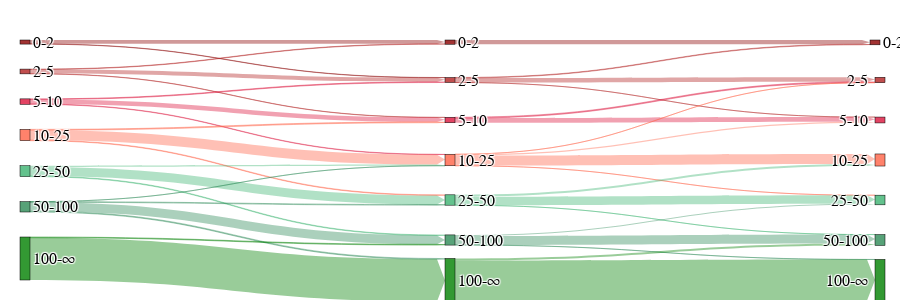
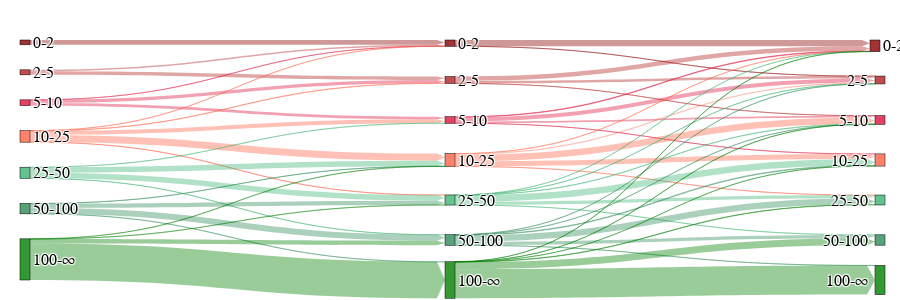

These figures' notebook cell, in order:
### Code cell
color_map = {
   '0-2': 'rgba(139, 0, 0, 0.8)',       # dark red
    '2-5': 'rgba(178, 34, 34, 0.8)',     # firebrick
    '5-10': 'rgba(220, 20, 60, 0.8)',    # crimson
    '10-25': 'rgba(255, 99, 71, 0.8)',   # tomato
    '25-50': 'rgba(60, 179, 113, 0.8)',  # medium sea green
    '50-100': 'rgba(46, 139, 87, 0.8)',  # sea green
    '100-∞': 'rgba(0, 128, 0, 0.8)'    # green
}
make_sankey_for_scenario('B2', 'Lower Bound', color_map)
make_sankey_for_scenario('A2', 'Upper Bound', color_map)

### Figure 1 — Plotly figure (JSON) as saved in the notebook; plotly's stock layout.template omitted (floating-point values rounded to 4 significant figures)
{"data": [{"arrangement": "fixed", "link": {"arrowlen": 8, "color": ["rgba(139, 0, 0, 0.4)", "rgba(139, 0, 0, 0.4)", "rgba(178, 34, 34, 0.4)", "rgba(178, 34, 34, 0.4)", "rgba(178, 34, 34, 0.4)", "rgba(220, 20, 60, 0.4)", "rgba(220, 20, 60, 0.4)", "rgba(220, 20, 60, 0.4)", "rgba(255, 99, 71, 0.4)", "rgba(255, 99, 71, 0.4)", "rgba(255, 99, 71, 0.4)", "rgba(60, 179, 113, 0.4)", "rgba(60, 179, 113, 0.4)", "rgba(60, 179, 113, 0.4)", "rgba(46, 139, 87, 0.4)", "rgba(46, 139, 87, 0.4)", "rgba(46, 139, 87, 0.4)", "rgba(46, 139, 87, 0.4)", "rgba(0, 128, 0, 0.4)", "rgba(0, 128, 0, 0.4)", "rgba(139, 0, 0, 0.4)", "rgba(178, 34, 34, 0.4)", "rgba(178, 34, 34, 0.4)", "rgba(178, 34, 34, 0.4)", "rgba(220, 20, 60, 0.4)", "rgba(220, 20, 60, 0.4)", "rgba(255, 99, 71, 0.4)", "rgba(255, 99, 71, 0.4)", "rgba(255, 99, 71, 0.4)", "rgba(255, 99, 71, 0.4)", "rgba(60, 179, 113, 0.4)", "rgba(60, 179, 113, 0.4)", "rgba(60, 179, 113, 0.4)", "rgba(46, 139, 87, 0.4)", "rgba(46, 139, 87, 0.4)", "rgba(46, 139, 87, 0.4)", "rgba(0, 128, 0, 0.4)", "rgba(0, 128, 0, 0.4)"], "source": [0, 0, 1, 1, 1, 2, 2, 2, 3, 3, 3, 4, 4, 4, 5, 5, 5, 5, 6, 6, 7, 8, 8, 8, 9, 9, 10, 10, 10, 10, 11, 11, 11, 12, 12, 12, 13, 13], "target": [7, 8, 7, 8, 9, 8, 9, 10, 9, 10, 11, 10, 11, 12, 10, 11, 12, 13, 12, 13, 14, 14, 15, 16, 15, 16, 15, 16, 17, 18, 17, 18, 19, 18, 19, 20, 19, 20], "value": [93, 7, 11, 100, 6, 17, 107, 10, 22, 242, 14, 29, 223, 15, 1, 17, 215, 21, 19, 1033, 104, 14, 109, 1, 24, 111, 1, 32, 248, 1, 47, 206, 1, 29, 217, 3, 49, 1005]}, "node": {"align": "right", "color": ["rgba(139, 0, 0, 0.8)", "rgba(178, 34, 34, 0.8)", "rgba(220, 20, 60, 0.8)", "rgba(255, 99, 71, 0.8)", "rgba(60, 179, 113, 0.8)", "rgba(46, 139, 87, 0.8)", "rgba(0, 128, 0, 0.8)", "rgba(139, 0, 0, 0.8)", "rgba(178, 34, 34, 0.8)", "rgba(220, 20, 60, 0.8)", "rgba(255, 99, 71, 0.8)", "rgba(60, 179, 113, 0.8)", "rgba(46, 139, 87, 0.8)", "rgba(0, 128, 0, 0.8)", "rgba(139, 0, 0, 0.8)", "rgba(178, 34, 34, 0.8)", "rgba(220, 20, 60, 0.8)", "rgba(255, 99, 71, 0.8)", "rgba(60, 179, 113, 0.8)", "rgba(46, 139, 87, 0.8)", "rgba(0, 128, 0, 0.8)"], "label": ["0-2 ", "2-5 ", "5-10 ", "10-25 ", "25-50 ", "50-100 ", "100-∞ ", "0-2 ", "2-5 ", "5-10 ", "10-25 ", "25-50 ", "50-100 ", "100-∞ ", "0-2 ", "2-5 ", "5-10 ", "10-25 ", "25-50 ", "50-100 ", "100-∞ "], "line": {"color": "black", "width": 0.5}, "pad": 25, "thickness": 10, "x": [0, 0, 0, 0, 0, 0, 0, 0.5, 0.5, 0.5, 0.5, 0.5, 0.5, 0.5, 1, 1, 1, 1, 1, 1, 1], "y": [0, 0.1667, 0.3333, 0.5, 0.6667, 0.8333, 1, 0, 0.1667, 0.3333, 0.5, 0.6667, 0.8333, 1, 0, 0.1667, 0.3333, 0.5, 0.6667, 0.8333, 1]}, "type": "sankey"}], "layout": {"font": {"color": "black", "family": "Arial", "size": 16}, "height": 300, "margin": {"b": 20, "l": 20, "r": 20, "t": 40}, "width": 900}}

### Figure 2 — Plotly figure (JSON) as saved in the notebook; plotly's stock layout.template omitted (floating-point values rounded to 4 significant figures)
{"data": [{"arrangement": "fixed", "link": {"arrowlen": 8, "color": ["rgba(139, 0, 0, 0.4)", "rgba(178, 34, 34, 0.4)", "rgba(178, 34, 34, 0.4)", "rgba(220, 20, 60, 0.4)", "rgba(220, 20, 60, 0.4)", "rgba(220, 20, 60, 0.4)", "rgba(255, 99, 71, 0.4)", "rgba(255, 99, 71, 0.4)", "rgba(255, 99, 71, 0.4)", "rgba(255, 99, 71, 0.4)", "rgba(255, 99, 71, 0.4)", "rgba(60, 179, 113, 0.4)", "rgba(60, 179, 113, 0.4)", "rgba(60, 179, 113, 0.4)", "rgba(60, 179, 113, 0.4)", "rgba(46, 139, 87, 0.4)", "rgba(46, 139, 87, 0.4)", "rgba(46, 139, 87, 0.4)", "rgba(46, 139, 87, 0.4)", "rgba(0, 128, 0, 0.4)", "rgba(0, 128, 0, 0.4)", "rgba(0, 128, 0, 0.4)", "rgba(0, 128, 0, 0.4)", "rgba(139, 0, 0, 0.4)", "rgba(139, 0, 0, 0.4)", "rgba(178, 34, 34, 0.4)", "rgba(178, 34, 34, 0.4)", "rgba(178, 34, 34, 0.4)", "rgba(220, 20, 60, 0.4)", "rgba(220, 20, 60, 0.4)", "rgba(220, 20, 60, 0.4)", "rgba(220, 20, 60, 0.4)", "rgba(255, 99, 71, 0.4)", "rgba(255, 99, 71, 0.4)", "rgba(255, 99, 71, 0.4)", "rgba(255, 99, 71, 0.4)", "rgba(255, 99, 71, 0.4)", "rgba(60, 179, 113, 0.4)", "rgba(60, 179, 113, 0.4)", "rgba(60, 179, 113, 0.4)", "rgba(60, 179, 113, 0.4)", "rgba(60, 179, 113, 0.4)", "rgba(60, 179, 113, 0.4)", "rgba(46, 139, 87, 0.4)", "rgba(46, 139, 87, 0.4)", "rgba(46, 139, 87, 0.4)", "rgba(46, 139, 87, 0.4)", "rgba(46, 139, 87, 0.4)", "rgba(46, 139, 87, 0.4)", "rgba(0, 128, 0, 0.4)", "rgba(0, 128, 0, 0.4)", "rgba(0, 128, 0, 0.4)", "rgba(0, 128, 0, 0.4)", "rgba(0, 128, 0, 0.4)", "rgba(0, 128, 0, 0.4)"], "source": [0, 1, 1, 2, 2, 2, 3, 3, 3, 3, 3, 4, 4, 4, 4, 5, 5, 5, 5, 6, 6, 6, 6, 7, 7, 8, 8, 8, 9, 9, 9, 9, 10, 10, 10, 10, 10, 11, 11, 11, 11, 11, 11, 12, 12, 12, 12, 12, 12, 13, 13, 13, 13, 13, 13], "target": [7, 7, 8, 7, 8, 9, 7, 8, 9, 10, 11, 9, 10, 11, 12, 10, 11, 12, 13, 10, 11, 12, 13, 14, 15, 14, 15, 16, 14, 15, 16, 17, 14, 15, 16, 17, 18, 14, 15, 16, 17, 18, 19, 15, 16, 17, 18, 19, 20, 14, 16, 17, 18, 19, 20], "value": [118, 35, 88, 1, 76, 65, 1, 8, 95, 176, 2, 1, 133, 139, 2, 5, 103, 144, 3, 1, 4, 112, 890, 154, 1, 112, 57, 3, 14, 102, 44, 1, 3, 29, 156, 126, 1, 1, 3, 9, 154, 78, 3, 1, 2, 16, 155, 82, 2, 1, 1, 1, 9, 169, 712]}, "node": {"align": "right", "color": ["rgba(139, 0, 0, 0.8)", "rgba(178, 34, 34, 0.8)", "rgba(220, 20, 60, 0.8)", "rgba(255, 99, 71, 0.8)", "rgba(60, 179, 113, 0.8)", "rgba(46, 139, 87, 0.8)", "rgba(0, 128, 0, 0.8)", "rgba(139, 0, 0, 0.8)", "rgba(178, 34, 34, 0.8)", "rgba(220, 20, 60, 0.8)", "rgba(255, 99, 71, 0.8)", "rgba(60, 179, 113, 0.8)", "rgba(46, 139, 87, 0.8)", "rgba(0, 128, 0, 0.8)", "rgba(139, 0, 0, 0.8)", "rgba(178, 34, 34, 0.8)", "rgba(220, 20, 60, 0.8)", "rgba(255, 99, 71, 0.8)", "rgba(60, 179, 113, 0.8)", "rgba(46, 139, 87, 0.8)", "rgba(0, 128, 0, 0.8)"], "label": ["0-2 ", "2-5 ", "5-10 ", "10-25 ", "25-50 ", "50-100 ", "100-∞ ", "0-2 ", "2-5 ", "5-10 ", "10-25 ", "25-50 ", "50-100 ", "100-∞ ", "0-2 ", "2-5 ", "5-10 ", "10-25 ", "25-50 ", "50-100 ", "100-∞ "], "line": {"color": "black", "width": 0.5}, "pad": 25, "thickness": 10, "x": [0, 0, 0, 0, 0, 0, 0, 0.5, 0.5, 0.5, 0.5, 0.5, 0.5, 0.5, 1, 1, 1, 1, 1, 1, 1], "y": [0, 0.1667, 0.3333, 0.5, 0.6667, 0.8333, 1, 0, 0.1667, 0.3333, 0.5, 0.6667, 0.8333, 1, 0, 0.1667, 0.3333, 0.5, 0.6667, 0.8333, 1]}, "type": "sankey"}], "layout": {"font": {"color": "black", "family": "Arial", "size": 16}, "height": 300, "margin": {"b": 20, "l": 20, "r": 20, "t": 40}, "width": 900}}
